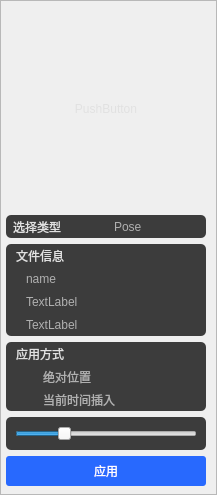
  <widget class="QDockWidget" name="dockWidget_2">
   <attribute name="dockWidgetArea">
    <number>2</number>
   </attribute>
   <widget class="QWidget" name="dockWidgetContents_3">
    <layout class="QVBoxLayout" name="verticalLayout_16">
     <property name="spacing">
      <number>0</number>
     </property>
     <property name="leftMargin">
      <number>0</number>
     </property>
     <property name="topMargin">
      <number>0</number>
     </property>
     <property name="rightMargin">
      <number>0</number>
     </property>
     <property name="bottomMargin">
      <number>0</number>
     </property>
     <item>
      <widget class="QFrame" name="frame_3">
       <property name="frameShape">
        <enum>QFrame::StyledPanel</enum>
       </property>
       <property name="frameShadow">
        <enum>QFrame::Raised</enum>
       </property>
       <layout class="QVBoxLayout" name="verticalLayout_8">
        <property name="spacing">
         <number>6</number>
        </property>
        <property name="leftMargin">
         <number>5</number>
        </property>
        <property name="topMargin">
         <number>8</number>
        </property>
        <property name="rightMargin">
         <number>10</number>
        </property>
        <property name="bottomMargin">
         <number>8</number>
        </property>
        <item>
         <layout class="QHBoxLayout" name="horizontalLayout_9">
          <property name="spacing">
           <number>0</number>
          </property>
          <property name="bottomMargin">
           <number>0</number>
          </property>
         </layout>
        </item>
        <item>
         <layout class="QVBoxLayout" name="verticalLayout_20">
          <property name="leftMargin">
           <number>0</number>
          </property>
          <property name="topMargin">
           <number>0</number>
          </property>
          <property name="rightMargin">
           <number>0</number>
          </property>
          <property name="bottomMargin">
           <number>0</number>
          </property>
          <item>
           <widget class="QPushButton" name="pushButton_4">
            <property name="minimumSize">
             <size>
              <width>200</width>
              <height>200</height>
             </size>
            </property>
            <property name="maximumSize">
             <size>
              <width>15000</width>
              <height>200</height>
             </size>
            </property>
            <property name="styleSheet">
             <string notr="true">QPushButton {
    background-color:argb(10, 10, 10,40);
	color: rgb(225, 225, 225);
    border-width: 0px;
    border-radius: 3px;
    border-color: beige;
    padding: 2px;

}
QPushButton:hover {
    background-color:argb(10, 10, 10,40);
}
QPushButton:pressed {
    background-color: argb(10, 10, 10,40);
    border-style: inset;
}
</string>
            </property>
            <property name="text">
             <string>PushButton</string>
            </property>
           </widget>
          </item>
          <item>
           <widget class="QFrame" name="frame_7">
            <property name="styleSheet">
             <string notr="true">QFrame{
background-color:rgb(60, 60, 60);
    border-radius: 5px;
}</string>
            </property>
            <property name="frameShape">
             <enum>QFrame::StyledPanel</enum>
            </property>
            <property name="frameShadow">
             <enum>QFrame::Raised</enum>
            </property>
            <layout class="QHBoxLayout" name="horizontalLayout_7">
             <property name="spacing">
              <number>0</number>
             </property>
             <property name="leftMargin">
              <number>5</number>
             </property>
             <property name="topMargin">
              <number>0</number>
             </property>
             <property name="rightMargin">
              <number>0</number>
             </property>
             <property name="bottomMargin">
              <number>0</number>
             </property>
             <item>
              <widget class="QPushButton" name="pushButton_2">
               <property name="enabled">
                <bool>false</bool>
               </property>
               <property name="minimumSize">
                <size>
                 <width>23</width>
                 <height>23</height>
                </size>
               </property>
               <property name="styleSheet">
                <string notr="true">QPushButton {
    background-color:transparent;
	color: rgb(225, 225, 225);
    border-style: outset;
    border-width: 0px;
    border-radius: 3px;
    border-color: beige;
    padding: 2px;
	text-align:left
}
QPushButton:hover {
    background-color: rgb(150, 150, 150);
}
QPushButton:pressed {
    background-color:  rgb(210, 210, 210);
    border-style: inset;
}

</string>
               </property>
               <property name="text">
                <string>选择类型</string>
               </property>
              </widget>
             </item>
             <item>
              <widget class="QLabel" name="label_7">
               <property name="minimumSize">
                <size>
                 <width>23</width>
                 <height>23</height>
                </size>
               </property>
               <property name="styleSheet">
                <string notr="true">QLabel{
    background-color:transparent;
	color:rgb(176, 176, 176);

    border-width: 0px;
    border-radius: 3px;
    border-color: beige;
    padding: 2px;
	text-align:left
}
</string>
               </property>
               <property name="text">
                <string>Pose</string>
               </property>
              </widget>
             </item>
            </layout>
           </widget>
          </item>
         </layout>
        </item>
        <item>
         <widget class="QFrame" name="frame_4">
          <property name="styleSheet">
           <string notr="true">QFrame{
background-color:rgb(60, 60, 60);
    border-radius: 5px;
}</string>
          </property>
          <property name="frameShape">
           <enum>QFrame::StyledPanel</enum>
          </property>
          <property name="frameShadow">
           <enum>QFrame::Raised</enum>
          </property>
          <layout class="QVBoxLayout" name="verticalLayout_2">
           <property name="spacing">
            <number>0</number>
           </property>
           <property name="leftMargin">
            <number>0</number>
           </property>
           <property name="topMargin">
            <number>0</number>
           </property>
           <property name="rightMargin">
            <number>0</number>
           </property>
           <property name="bottomMargin">
            <number>0</number>
           </property>
           <item>
            <layout class="QHBoxLayout" name="horizontalLayout_8">
             <property name="spacing">
              <number>0</number>
             </property>
             <property name="leftMargin">
              <number>5</number>
             </property>
             <property name="topMargin">
              <number>0</number>
             </property>
             <item>
              <widget class="QLabel" name="label">
               <property name="minimumSize">
                <size>
                 <width>23</width>
                 <height>23</height>
                </size>
               </property>
               <property name="styleSheet">
                <string notr="true">QLabel{
    background-color:transparent;
	color:rgb(225, 225, 225);
    border-width: 0px;
    border-radius: 3px;
    border-color: beige;
    padding: 2px;
	text-align:left
}
</string>
               </property>
               <property name="text">
                <string>文件信息</string>
               </property>
              </widget>
             </item>
            </layout>
           </item>
           <item>
            <layout class="QVBoxLayout" name="verticalLayout_9">
             <property name="spacing">
              <number>0</number>
             </property>
             <property name="leftMargin">
              <number>15</number>
             </property>
             <item>
              <widget class="QLabel" name="Lbl_Name">
               <property name="sizePolicy">
                <sizepolicy hsizetype="Preferred" vsizetype="Fixed">
                 <horstretch>0</horstretch>
                 <verstretch>0</verstretch>
                </sizepolicy>
               </property>
               <property name="minimumSize">
                <size>
                 <width>23</width>
                 <height>23</height>
                </size>
               </property>
               <property name="styleSheet">
                <string notr="true">QLabel{
    background-color:transparent;
	color:rgb(176, 176, 176);

    border-width: 0px;
    border-radius: 3px;
    border-color: beige;
    padding: 2px;
	text-align:left
}
</string>
               </property>
               <property name="text">
                <string>name</string>
               </property>
              </widget>
             </item>
             <item>
              <widget class="QLabel" name="Lbl_ObjCount">
               <property name="sizePolicy">
                <sizepolicy hsizetype="Preferred" vsizetype="Fixed">
                 <horstretch>0</horstretch>
                 <verstretch>0</verstretch>
                </sizepolicy>
               </property>
               <property name="minimumSize">
                <size>
                 <width>23</width>
                 <height>23</height>
                </size>
               </property>
               <property name="styleSheet">
                <string notr="true">QLabel{
    background-color:transparent;
	color:rgb(176, 176, 176);

    border-width: 0px;
    border-radius: 3px;
    border-color: beige;
    padding: 2px;
	text-align:left
}
</string>
               </property>
               <property name="text">
                <string>TextLabel</string>
               </property>
              </widget>
             </item>
             <item>
              <widget class="QLabel" name="Lbl_Path">
               <property name="minimumSize">
                <size>
                 <width>23</width>
                 <height>23</height>
                </size>
               </property>
               <property name="styleSheet">
                <string notr="true">QLabel{
    background-color:transparent;
	color:rgb(176, 176, 176);

    border-width: 0px;
    border-radius: 3px;
    border-color: beige;
    padding: 2px;
	text-align:left
}
</string>
               </property>
               <property name="text">
                <string>TextLabel</string>
               </property>
              </widget>
             </item>
            </layout>
           </item>
          </layout>
         </widget>
        </item>
        <item>
         <widget class="QFrame" name="frame_5">
          <property name="styleSheet">
           <string notr="true">QFrame{
background-color:rgb(60, 60, 60);
    border-radius: 5px;
}</string>
          </property>
          <property name="frameShape">
           <enum>QFrame::StyledPanel</enum>
          </property>
          <property name="frameShadow">
           <enum>QFrame::Raised</enum>
          </property>
          <layout class="QVBoxLayout" name="verticalLayout_12">
           <property name="spacing">
            <number>0</number>
           </property>
           <property name="leftMargin">
            <number>0</number>
           </property>
           <property name="topMargin">
            <number>0</number>
           </property>
           <property name="rightMargin">
            <number>0</number>
           </property>
           <property name="bottomMargin">
            <number>0</number>
           </property>
           <item>
            <layout class="QHBoxLayout" name="horizontalLayout_5">
             <property name="leftMargin">
              <number>5</number>
             </property>
             <item>
              <widget class="QLabel" name="label_2">
               <property name="minimumSize">
                <size>
                 <width>23</width>
                 <height>23</height>
                </size>
               </property>
               <property name="styleSheet">
                <string notr="true">QLabel{
    background-color:transparent;
	color:rgb(225, 225, 225);
    border-width: 0px;
    border-radius: 3px;
    border-color: beige;
    padding: 2px;
	text-align:left
}
</string>
               </property>
               <property name="text">
                <string>应用方式</string>
               </property>
              </widget>
             </item>
            </layout>
           </item>
           <item>
            <layout class="QVBoxLayout" name="verticalLayout_13">
             <property name="leftMargin">
              <number>15</number>
             </property>
             <item>
              <widget class="QCheckBox" name="checkBox_3">
               <property name="minimumSize">
                <size>
                 <width>23</width>
                 <height>23</height>
                </size>
               </property>
               <property name="styleSheet">
                <string notr="true">QCheckBox{
    background-color:transparent;
	color:rgb(176, 176, 176);
    border-width: 0px;
    border-radius: 3px;
    border-color: beige;
    padding: 2px;
	text-align:left
}
</string>
               </property>
               <property name="text">
                <string>绝对位置</string>
               </property>
              </widget>
             </item>
             <item>
              <widget class="QCheckBox" name="checkBox_4">
               <property name="minimumSize">
                <size>
                 <width>23</width>
                 <height>23</height>
                </size>
               </property>
               <property name="styleSheet">
                <string notr="true">QCheckBox{
    background-color:transparent;
	color:rgb(176, 176, 176);

    border-width: 0px;
    border-radius: 3px;
    border-color: beige;
    padding: 2px;
	text-align:left
}
</string>
               </property>
               <property name="text">
                <string>当前时间插入</string>
               </property>
              </widget>
             </item>
            </layout>
           </item>
          </layout>
         </widget>
        </item>
        <item>
         <widget class="QFrame" name="frame_6">
          <property name="styleSheet">
           <string notr="true">QFrame{
background-color:rgb(60, 60, 60);
    border-radius: 5px;
}</string>
          </property>
          <property name="frameShape">
           <enum>QFrame::StyledPanel</enum>
          </property>
          <property name="frameShadow">
           <enum>QFrame::Raised</enum>
          </property>
          <layout class="QVBoxLayout" name="verticalLayout_14">
           <item>
            <widget class="QSlider" name="horizontalSlider_2">
             <property name="minimum">
              <number>-50</number>
             </property>
             <property name="maximum">
              <number>150</number>
             </property>
             <property name="orientation">
              <enum>Qt::Horizontal</enum>
             </property>
            </widget>
           </item>
          </layout>
         </widget>
        </item>
        <item>
         <layout class="QVBoxLayout" name="verticalLayout_23">
          <property name="spacing">
           <number>6</number>
          </property>
          <property name="leftMargin">
           <number>0</number>
          </property>
          <property name="topMargin">
           <number>0</number>
          </property>
          <property name="rightMargin">
           <number>0</number>
          </property>
          <property name="bottomMargin">
           <number>0</number>
          </property>
          <item>
           <widget class="QPushButton" name="Btn_Apply">
            <property name="minimumSize">
             <size>
              <width>30</width>
              <height>30</height>
             </size>
            </property>
            <property name="styleSheet">
             <string notr="true">QPushButton {
    background-color:rgb(40, 105, 254);
	color: rgb(255, 255, 255);
    border-width: 0px;
    border-radius: 3px;
    border-color: beige;
    padding: 2px;

}
QPushButton:hover {
    background-color:rgb(14, 59, 229);
}
QPushButton:pressed {
    background-color: rgb(1, 33, 154);
    border-style: inset;
}

</string>
            </property>
            <property name="text">
             <string>应用</string>
            </property>
           </widget>
          </item>
         </layout>
        </item>
        <item>
         <spacer name="verticalSpacer_3">
          <property name="orientation">
           <enum>Qt::Vertical</enum>
          </property>
          <property name="sizeHint" stdset="0">
           <size>
            <width>180</width>
            <height>0</height>
           </size>
          </property>
         </spacer>
        </item>
       </layout>
      </widget>
     </item>
    </layout>
   </widget>
  </widget>
